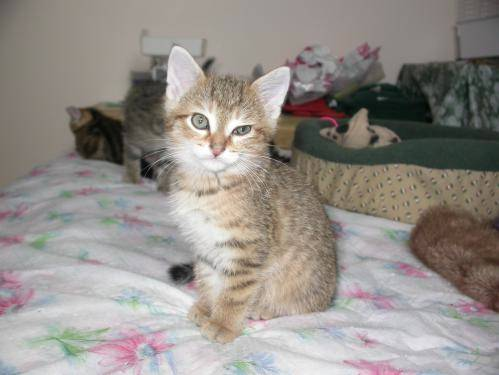
#> input picture Logistic_Regression_with_Neural_Network/cat.jpg, 499 x 375 px
$ jupyter execute --allow-errors Logistic_Regression_with_Neural_Network.ipynb   (shell and % lines are left out)
#> lines starting #> are read from the running program, lines starting #| are printed output that depends on the picture
# Logistic Regression with a Neural Network

## Packages ##

[cell 1]
import numpy as np
import matplotlib.pyplot as plt
import h5py
import scipy
from PIL import Image
from scipy import ndimage

[cell 2]
def load_dataset():
    train_dataset = h5py.File('train_dataset.h5', "r")
    train_set_x_orig = np.array(train_dataset["train_dataset"][:]) # your train set features
    train_set_y_orig = np.array(train_dataset["labels"][:]) # your train set labels

    train_dataset = h5py.File('test_dataset.h5', "r")
    test_set_x_orig = np.array(train_dataset["test_dataset"][:]) # your test set features
    test_set_y_orig = np.array(train_dataset["labels"][:]) # your test set labels

    classes = ['Not Face','Face'] # np.array(test_dataset["list_classes"][:]) # the list of classes

    train_set_y_orig = train_set_y_orig.reshape((1, train_set_y_orig.shape[0]))
    test_set_y_orig = test_set_y_orig.reshape((1, test_set_y_orig.shape[0]))

    return train_set_x_orig, train_set_y_orig, test_set_x_orig, test_set_y_orig, classes

#> (a cell that did not finish here is left out)

#> (a cell that did not finish here is left out)

[cell 5]
# Example of a picture
index = 454
#> (the rest of this cell did not finish here and is left out)

#> (a cell that did not finish here is left out)

#> (a cell that did not finish here is left out)

#> (a cell that did not finish here is left out)

## Building the parts of algorithm ##

### Helper functions

[cell 9]
def sigmoid(z):
    s = 1 /(1 + np.exp(-z))
    return s

[cell 10]
print ("sigmoid([0, 2]) = " + str(sigmoid(np.array([0,2]))))

### Initializing parameters

[cell 11]
def initialize_with_zeros(dim):

    w = np.zeros(shape=(dim, 1), dtype=np.float32)
    b = 0

    assert(w.shape == (dim, 1))
    assert(isinstance(b, float) or isinstance(b, int))

    return w, b

[cell 12]
dim = 2
w, b = initialize_with_zeros(dim)
print ("w = " + str(w))
print ("b = " + str(b))

[cell 13]
def propagate(w, b, X, Y):

    m = X.shape[1]

    A = sigmoid(np.dot(w.T, X) + b)  # compute activation
    cost = (-1./m)*np.sum((Y*np.log(A)+(1-Y)*np.log(1-A)), axis=1) # compute cost

    dw = (1./m)*np.dot(X,((A-Y).T))
    db = (1./m)*np.sum(A-Y, axis=1)

    assert(dw.shape == w.shape)
    assert(db.dtype == float)
    cost = np.squeeze(cost)
    assert(cost.shape == ())

    grads = {"dw": dw,
             "db": db}

    return grads, cost

[cell 14]
w, b, X, Y = np.array([[1.],[2.]]), 2., np.array([[1.,2.,-1.],[3.,4.,-3.2]]), np.array([[1,0,1]])
grads, cost = propagate(w, b, X, Y)
print ("dw = " + str(grads["dw"]))
print ("db = " + str(grads["db"]))
print ("cost = " + str(cost))

[cell 15]
def optimize(w, b, X, Y, num_iterations, learning_rate, print_cost = False):

#> called with w = array of shape (2, 1), b = 2, X = array of shape (2, 3), Y = array of shape (1, 3), num_iterations = 100, learning_rate = 0.009, print_cost = False
    costs = []

    for i in range(num_iterations):

        grads, cost = propagate(w=w, b=b, X=X, Y=Y)
        dw = grads["dw"]
        db = grads["db"]

        w = w - learning_rate*dw
        b = b - learning_rate*db

        if i % 100 == 0:
            costs.append(cost)

        if print_cost and i % 100 == 0:
            print ("Cost after iteration %i: %f" %(i, cost))

    params = {"w": w,
              "b": b}

    grads = {"dw": dw,
             "db": db}

    return params, grads, costs

[cell 16]
params, grads, costs = optimize(w, b, X, Y, num_iterations= 100, learning_rate = 0.009, print_cost = False)

print ("w = " + str(params["w"]))
print ("b = " + str(params["b"]))
print ("dw = " + str(grads["dw"]))
print ("db = " + str(grads["db"]))

[cell 17]
def predict(w, b, X):

#> called with w = array of shape (2, 1), b = -0.3, X = array of shape (2, 3)
    m = X.shape[1]
    Y_prediction = np.zeros((1,m))
    w = w.reshape(X.shape[0], 1)

    A = sigmoid(np.dot(w.T, X) + b)

    for i in range(A.shape[1]):
        if A[0, i] >= 0.5:
            Y_prediction[0, i] = 1
        else:
            Y_prediction[0, i] = 0

    assert(Y_prediction.shape == (1, m))

    return Y_prediction

[cell 18]
w = np.array([[0.1124579],[0.23106775]])
b = -0.3
X = np.array([[1.,-1.1,-3.2],[1.2,2.,0.1]])
print ("predictions = " + str(predict(w, b, X)))

## Merge all functions into a model ##

[cell 19]
def model(X_train, Y_train, X_test, Y_test, num_iterations = 2000, learning_rate = 0.5, print_cost = False):
    w, b = initialize_with_zeros(X_train.shape[0])
    parameters, grads, costs = optimize(w, b, X_train, Y_train, num_iterations, learning_rate, print_cost)
    w = parameters["w"]
    b = parameters["b"]
    Y_prediction_test = predict(w, b, X_test)
    Y_prediction_train = predict(w, b, X_train)
    print("train accuracy: {} %".format(100 - np.mean(np.abs(Y_prediction_train - Y_train)) * 100))
    print("test accuracy: {} %".format(100 - np.mean(np.abs(Y_prediction_test - Y_test)) * 100))
    d = {"costs": costs,
         "Y_prediction_test": Y_prediction_test,
         "Y_prediction_train" : Y_prediction_train,
         "w" : w,
         "b" : b,
         "learning_rate" : learning_rate,
         "num_iterations": num_iterations}

    return d

#> (a cell that did not finish here is left out)

[cell 21]
index=101
print('Image: ')
#> (the rest of this cell did not finish here and is left out)

Let's also plot the cost function and the gradients.

#> (a cell that did not finish here is left out)

## Further analysis ##

[cell 23]
learning_rates = [0.01, 0.001, 0.0001]
models = {}
#> (the rest of this cell did not finish here and is left out)

## Test with new image ##

[cell 24]
my_image = "cat.jpg"
fname = my_image

x = np.array(plt.imread(fname))
#> x is the input picture: shape (375, 499, 3); mean R, G, B 147.9, 142.2, 137

from PIL import Image
import numpy as np

img = Image.fromarray(x)
#> (the rest of this cell did not finish here and is left out)

[cell 25]
my_image = "my_image.jpg"
fname = my_image

x = np.array(plt.imread(fname))
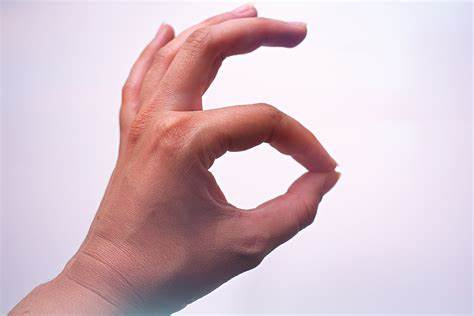
#> input picture Logistic_Regression_with_Neural_Network/my_image.jpg, 474 x 316 px
#> x is the input picture: shape (316, 474, 3); mean R, G, B 213.9, 190.5, 199.9

from PIL import Image
import numpy as np

img = Image.fromarray(x)
#> (the rest of this cell did not finish here and is left out)

[cell 26]
my_image = "face.jpg"
fname = my_image

x = np.array(plt.imread(fname))
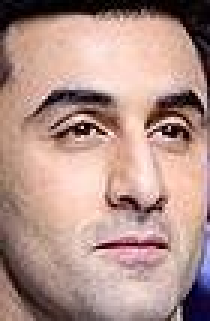
#> input picture Logistic_Regression_with_Neural_Network/face.jpg, 70 x 107 px (shown 3 times larger)
#> x is the input picture: shape (107, 70, 3); mean R, G, B 178.6, 146.3, 137.9

from PIL import Image
import numpy as np

img = Image.fromarray(x)
#> (the rest of this cell did not finish here and is left out)
